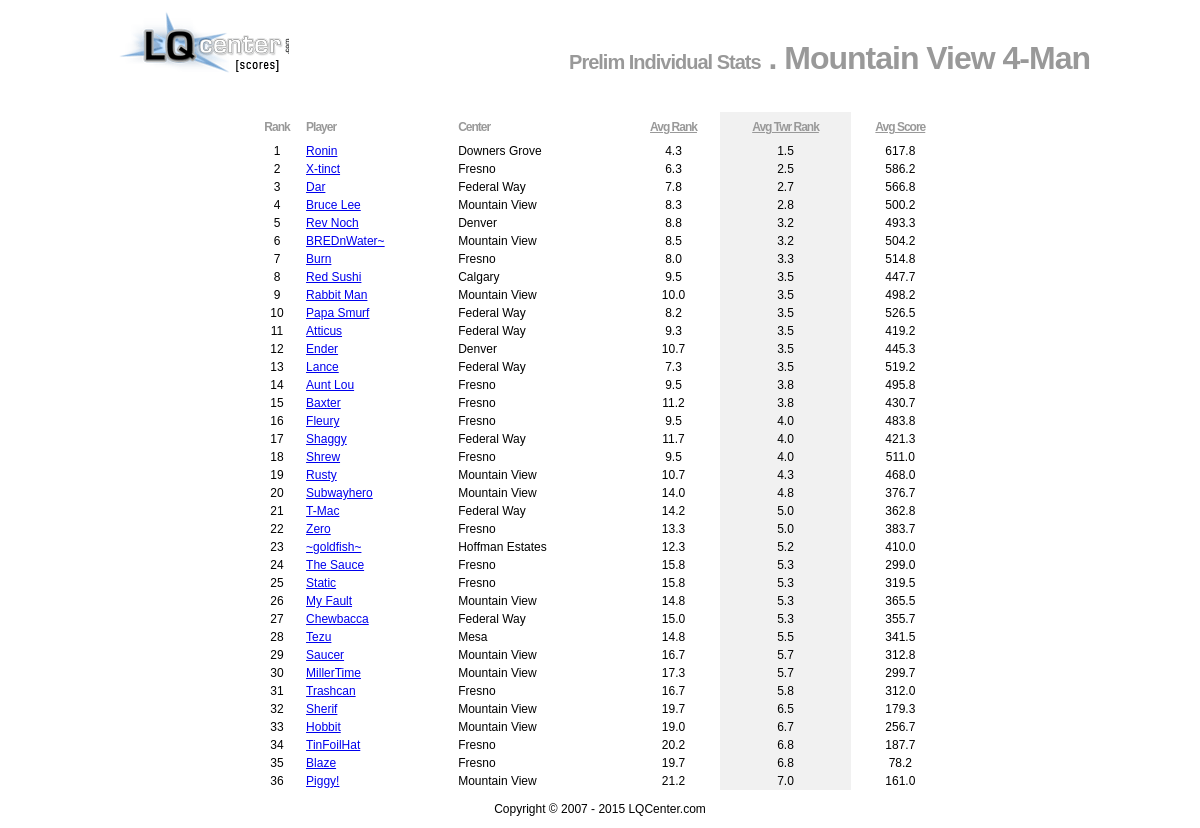
The page /statsIndiv.php?getEvent=11&getType=pre on the database its author committed.
### tables this page shows
CREATE TABLE IF NOT EXISTS `web_events` (
  `id` mediumint(4) NOT NULL AUTO_INCREMENT,
  `stamp` int(10) NOT NULL DEFAULT '0',
  `event_year` smallint(4) NOT NULL,
  `center` smallint(3) NOT NULL DEFAULT '0',
  `title` varchar(50) NOT NULL DEFAULT '',
  `prelim_stamp` int(10) NOT NULL,
  `prelim_sched` enum('auto','manual') NOT NULL DEFAULT 'auto',
  `prelim_gen` enum('0','1') NOT NULL DEFAULT '0',
  `prelim_sets` tinyint(2) NOT NULL DEFAULT '0',
  `prelim_format` enum('dq','tq','none') NOT NULL DEFAULT 'tq',
  `prelim_rankby` enum('score','points') NOT NULL DEFAULT 'score',
  `prelim_drops` enum('0','1') NOT NULL DEFAULT '0',
  `playoff_sets` tinyint(2) NOT NULL DEFAULT '0',
  `playoff_format` enum('dq','tq','none') NOT NULL DEFAULT 'tq',
  `playoff_advance1` tinyint(2) NOT NULL DEFAULT '0',
  `playoff_advance2` tinyint(2) NOT NULL DEFAULT '0',
  `console_sets` tinyint(2) NOT NULL DEFAULT '0',
  `console_format` enum('dq','tq','none') NOT NULL DEFAULT 'tq',
  `playoff_rankby` enum('score','points') NOT NULL DEFAULT 'score',
  `console_advance` tinyint(2) NOT NULL DEFAULT '0',
  `console_advrank` varchar(4) NOT NULL DEFAULT '',
  `final_sets` tinyint(2) NOT NULL DEFAULT '0',
  `final_format` enum('dq','tq','none') NOT NULL DEFAULT 'tq',
  `final_advance` tinyint(2) NOT NULL DEFAULT '0',
  `final_advrank` varchar(4) NOT NULL DEFAULT '',
  `ranks_pre` enum('0','1') NOT NULL DEFAULT '0',
  `ranks_pla` enum('0','1') NOT NULL DEFAULT '0',
  `ranks_con` enum('0','1') NOT NULL DEFAULT '0',
  `ranks_fin` enum('0','1') NOT NULL DEFAULT '0',
  PRIMARY KEY (`id`)
);

CREATE TABLE IF NOT EXISTS `web_players` (
  `player_id` mediumint(5) NOT NULL AUTO_INCREMENT,
  `player_center` smallint(3) NOT NULL DEFAULT '0',
  `player_codename` varchar(15) NOT NULL DEFAULT '',
  `player_fname` varchar(25) NOT NULL DEFAULT '',
  `player_lname` varchar(25) NOT NULL DEFAULT '',
  `player_teams` mediumtext NOT NULL,
  PRIMARY KEY (`player_id`)
);

CREATE TABLE IF NOT EXISTS `web_centers` (
  `center_id` smallint(3) NOT NULL AUTO_INCREMENT,
  `center_number` smallint(3) NOT NULL DEFAULT '0',
  `center_title` varchar(255) NOT NULL DEFAULT '',
  `center_country` enum('ca','us') NOT NULL DEFAULT 'us',
  `center_region` enum('0','C','N','E','S','W') NOT NULL DEFAULT 'N',
  PRIMARY KEY (`center_id`)
);

CREATE TABLE IF NOT EXISTS `rank_indiv` (
  `rank_id` mediumint(7) NOT NULL AUTO_INCREMENT,
  `rank_player` mediumint(5) NOT NULL DEFAULT '0',
  `rank_event` smallint(3) NOT NULL DEFAULT '0',
  `rank_game_type` varchar(3) NOT NULL,
  `rank_games` tinyint(2) NOT NULL DEFAULT '0',
  `rank_avg` float(4,1) NOT NULL DEFAULT '0.0',
  `rank_avg_rank` float(3,1) NOT NULL DEFAULT '0.0',
  `rank_avg_twr_rank` float(3,1) NOT NULL DEFAULT '0.0',
  PRIMARY KEY (`rank_id`)
);

### func.php (called while the page is built, shortened)
<?php
  function fetch_game_info($event_id,$game_type)
    {
	$fetchEvent = mysql_query("SELECT * FROM `web_events` WHERE `id` = '$event_id' LIMIT 1") or die(mysql_error());
	$eventRow = mysql_fetch_assoc($fetchEvent);
	$event_title = $eventRow[title];
	if($game_type == "pre")
	    {
		$game_pack_sets = $eventRow[prelim_sets];
		$game_format = $eventRow[prelim_format];
		$game_title = "Prelim";
	     }
	elseif($game_type == "pla")
	    {
		$game_pack_sets = $eventRow[playoff_sets];
		$game_format = $eventRow[playoff_format];
		$game_title = "Playoff";
	     }
	elseif($game_type == "con")
	    {
		$game_pack_sets = $eventRow[console_sets];
		$game_format = $eventRow[console_format];
		$game_title = "Consoles";
	     }
	elseif($game_type == "fin")
	    {
		$game_pack_sets = $eventRow[final_sets];
		$game_format = $eventRow[final_format];
		$game_title = "Finals";
	     }
	if($game_format == "tq")
	    {
		$format_num = 3;
	     }
	elseif($game_format == "dq")
	    {
		$format_num = 2;
	     }
	elseif($game_format == "none")
	    {
		$format_num = 1;
	     }
	$return_array = array('title' => $event_title, 'game_pack_sets' => $game_pack_sets, 'game_format' => $game_format, 'game_title' => $game_title, 'format_num' => $format_num);
	return $return_array;
     }
?>

### statsIndiv.php (the view, shortened to what this page needs)
<?php
  require("func.php");
  $scriptFilename = $_SERVER["PHP_SELF"];
  if($_GET["getEvent"] != "" && $_GET["getType"] != "")
    {
	$getType = $_GET["getType"];
	$getEvent = $_GET["getEvent"];
	$gameArray = fetch_game_info($getEvent,$getType);
	$headerTitle = "<span>$gameArray[game_title] Individual Stats</span> . $gameArray[title]";
	$count = 1;
	if($_GET["sortBy"] == "rank")
	    {
		$sortQuery = "ORDER BY `rank_indiv`.`rank_avg_rank` ASC";
		$colA = "bgcolor=\"#f1f1f1\"";
		$colB = "";
		$colC = "";
	     }
	elseif($_GET["sortBy"] == "score")
	    {
		$sortQuery = "ORDER BY `rank_indiv`.`rank_avg` DESC";
		$colA = "";
		$colB = "";
		$colC = "bgcolor=\"#f1f1f1\"";
	     }
	else
	    {
		$sortQuery = "ORDER BY `rank_indiv`.`rank_avg_twr_rank` ASC";
		$colA = "";
		$colB = "bgcolor=\"#f1f1f1\"";
		$colC = "";
	     }
	print("<br>\n<table border=\"0\" width=\"700\" cellspacing=\"0\" cellpadding=\"2\" align=\"center\">\n");
	print("  <tr class=\"statsIndiv\" height=\"30\">\n");
	print("   <td align=\"center\">Rank</td>\n");
	print("   <td>Player</td>\n");
	print("   <td>Center</td>\n");
	print("   <td align=\"center\" $colA><a href=\"$scriptFilename?getEvent=$getEvent&getType=$getType&sortBy=rank\">Avg Rank</a></td>\n");
	print("   <td align=\"center\" $colB><a href=\"$scriptFilename?getEvent=$getEvent&getType=$getType\">Avg Twr Rank</a></td>\n");
	print("   <td align=\"center\" $colC><a href=\"$scriptFilename?getEvent=$getEvent&getType=$getType&sortBy=score\">Avg Score</a></td>\n");
	print(" </tr>\n");
	$fetchData = mysql_query("SELECT `web_players`.`player_codename` , `rank_indiv` . *, `web_centers`.`center_title` FROM `web_players` , `rank_indiv`, `web_centers` WHERE `web_players`.`player_id` = `rank_indiv`.`rank_player` AND `web_players`.`player_center` = `web_centers`.`center_number` AND `rank_indiv`.`rank_event` = '$getEvent' AND `rank_indiv`.`rank_game_type` = '$getType' $sortQuery");
	while($dataRow = mysql_fetch_assoc($fetchData))
	    {
		print("  <tr>\n");
		print("   <td align=\"center\">$count</td>\n");
		print("   <td><a href=\"./stats_player.php?playerId=$dataRow[rank_player]\">$dataRow[player_codename]</a></td>\n");
		print("   <td>$dataRow[center_title]</td>\n");
		print("   <td align=\"center\" $colA>$dataRow[rank_avg_rank]</td>\n");
		print("   <td align=\"center\" $colB>$dataRow[rank_avg_twr_rank]</td>\n");
		print("   <td align=\"center\" $colC>$dataRow[rank_avg]</td>\n");
		print(" </tr>\n");
		$count++;
	     }
	print("</table>\n");
     }
?>

### style.css (style rules this page uses)
body { font-family: Arial, Helvetica; font-size: 12px; color: #000; background: #fff; }
td { font-size: 12px; }
html { padding: 0; margin: 0; }
#headerRight p span { font-size: 20px; }
tr.statsIndiv { font-size: 18px; font-weight: bold; letter-spacing: -1px; color: #999; }
.statsIndiv a { color: #999; }

### rows shown on the page
web_events: title "Mountain View 4-Man"
web_players: player_codename "Ronin", web_centers.center_title "Downers Grove", rank_indiv.rank_avg_rank "4.3", rank_indiv.rank_avg_twr_rank "1.5", rank_indiv.rank_avg "617.8"
web_players: player_codename "X-tinct", web_centers.center_title "Fresno", rank_indiv.rank_avg_rank "6.3", rank_indiv.rank_avg_twr_rank "2.5", rank_indiv.rank_avg "586.2"
web_players: player_codename "Dar", web_centers.center_title "Federal Way", rank_indiv.rank_avg_rank "7.8", rank_indiv.rank_avg_twr_rank "2.7", rank_indiv.rank_avg "566.8"
web_players: player_codename "Bruce Lee", web_centers.center_title "Mountain View", rank_indiv.rank_avg_rank "8.3", rank_indiv.rank_avg_twr_rank "2.8", rank_indiv.rank_avg "500.2"
web_players: player_codename "Rev Noch", web_centers.center_title "Denver", rank_indiv.rank_avg_rank "8.8", rank_indiv.rank_avg_twr_rank "3.2", rank_indiv.rank_avg "493.3"
web_players: player_codename "BREDnWater~", web_centers.center_title "Mountain View", rank_indiv.rank_avg_rank "8.5", rank_indiv.rank_avg_twr_rank "3.2", rank_indiv.rank_avg "504.2"
web_players: player_codename "Burn", web_centers.center_title "Fresno", rank_indiv.rank_avg_rank "8.0", rank_indiv.rank_avg_twr_rank "3.3", rank_indiv.rank_avg "514.8"
web_players: player_codename "Red Sushi", web_centers.center_title "Calgary", rank_indiv.rank_avg_rank "9.5", rank_indiv.rank_avg_twr_rank "3.5", rank_indiv.rank_avg "447.7"
web_players: player_codename "Rabbit Man", web_centers.center_title "Mountain View", rank_indiv.rank_avg_rank "10.0", rank_indiv.rank_avg_twr_rank "3.5", rank_indiv.rank_avg "498.2"
web_players: player_codename "Papa Smurf", web_centers.center_title "Federal Way", rank_indiv.rank_avg_rank "8.2", rank_indiv.rank_avg_twr_rank "3.5", rank_indiv.rank_avg "526.5"
web_players: player_codename "Atticus", web_centers.center_title "Federal Way", rank_indiv.rank_avg_rank "9.3", rank_indiv.rank_avg_twr_rank "3.5", rank_indiv.rank_avg "419.2"
web_players: player_codename "Ender", web_centers.center_title "Denver", rank_indiv.rank_avg_rank "10.7", rank_indiv.rank_avg_twr_rank "3.5", rank_indiv.rank_avg "445.3"
web_players: player_codename "Lance", web_centers.center_title "Federal Way", rank_indiv.rank_avg_rank "7.3", rank_indiv.rank_avg_twr_rank "3.5", rank_indiv.rank_avg "519.2"
web_players: player_codename "Aunt Lou", web_centers.center_title "Fresno", rank_indiv.rank_avg_rank "9.5", rank_indiv.rank_avg_twr_rank "3.8", rank_indiv.rank_avg "495.8"
web_players: player_codename "Baxter", web_centers.center_title "Fresno", rank_indiv.rank_avg_rank "11.2", rank_indiv.rank_avg_twr_rank "3.8", rank_indiv.rank_avg "430.7"
web_players: player_codename "Fleury", web_centers.center_title "Fresno", rank_indiv.rank_avg_rank "9.5", rank_indiv.rank_avg_twr_rank "4.0", rank_indiv.rank_avg "483.8"
web_players: player_codename "Shaggy", web_centers.center_title "Federal Way", rank_indiv.rank_avg_rank "11.7", rank_indiv.rank_avg_twr_rank "4.0", rank_indiv.rank_avg "421.3"
web_players: player_codename "Shrew", web_centers.center_title "Fresno", rank_indiv.rank_avg_rank "9.5", rank_indiv.rank_avg_twr_rank "4.0", rank_indiv.rank_avg "511.0"
web_players: player_codename "Rusty", web_centers.center_title "Mountain View", rank_indiv.rank_avg_rank "10.7", rank_indiv.rank_avg_twr_rank "4.3", rank_indiv.rank_avg "468.0"
web_players: player_codename "Subwayhero", web_centers.center_title "Mountain View", rank_indiv.rank_avg_rank "14.0", rank_indiv.rank_avg_twr_rank "4.8", rank_indiv.rank_avg "376.7"
web_players: player_codename "T-Mac", web_centers.center_title "Federal Way", rank_indiv.rank_avg_rank "14.2", rank_indiv.rank_avg_twr_rank "5.0", rank_indiv.rank_avg "362.8"
web_players: player_codename "Zero", web_centers.center_title "Fresno", rank_indiv.rank_avg_rank "13.3", rank_indiv.rank_avg_twr_rank "5.0", rank_indiv.rank_avg "383.7"
web_players: player_codename "~goldfish~", web_centers.center_title "Hoffman Estates", rank_indiv.rank_avg_rank "12.3", rank_indiv.rank_avg_twr_rank "5.2", rank_indiv.rank_avg "410.0"
web_players: player_codename "The Sauce", web_centers.center_title "Fresno", rank_indiv.rank_avg_rank "15.8", rank_indiv.rank_avg_twr_rank "5.3", rank_indiv.rank_avg "299.0"
web_players: player_codename "Static", web_centers.center_title "Fresno", rank_indiv.rank_avg_rank "15.8", rank_indiv.rank_avg_twr_rank "5.3", rank_indiv.rank_avg "319.5"
web_players: player_codename "My Fault", web_centers.center_title "Mountain View", rank_indiv.rank_avg_rank "14.8", rank_indiv.rank_avg_twr_rank "5.3", rank_indiv.rank_avg "365.5"
web_players: player_codename "Chewbacca", web_centers.center_title "Federal Way", rank_indiv.rank_avg_rank "15.0", rank_indiv.rank_avg_twr_rank "5.3", rank_indiv.rank_avg "355.7"
web_players: player_codename "Tezu", web_centers.center_title "Mesa", rank_indiv.rank_avg_rank "14.8", rank_indiv.rank_avg_twr_rank "5.5", rank_indiv.rank_avg "341.5"
web_players: player_codename "Saucer", web_centers.center_title "Mountain View", rank_indiv.rank_avg_rank "16.7", rank_indiv.rank_avg_twr_rank "5.7", rank_indiv.rank_avg "312.8"
web_players: player_codename "MillerTime", web_centers.center_title "Mountain View", rank_indiv.rank_avg_rank "17.3", rank_indiv.rank_avg_twr_rank "5.7", rank_indiv.rank_avg "299.7"
web_players: player_codename "Trashcan", web_centers.center_title "Fresno", rank_indiv.rank_avg_rank "16.7", rank_indiv.rank_avg_twr_rank "5.8", rank_indiv.rank_avg "312.0"
web_players: player_codename "Sherif", web_centers.center_title "Mountain View", rank_indiv.rank_avg_rank "19.7", rank_indiv.rank_avg_twr_rank "6.5", rank_indiv.rank_avg "179.3"
web_players: player_codename "Hobbit", web_centers.center_title "Mountain View", rank_indiv.rank_avg_rank "19.0", rank_indiv.rank_avg_twr_rank "6.7", rank_indiv.rank_avg "256.7"
web_players: player_codename "TinFoilHat", web_centers.center_title "Fresno", rank_indiv.rank_avg_rank "20.2", rank_indiv.rank_avg_twr_rank "6.8", rank_indiv.rank_avg "187.7"
web_players: player_codename "Blaze", web_centers.center_title "Fresno", rank_indiv.rank_avg_rank "19.7", rank_indiv.rank_avg_twr_rank "6.8", rank_indiv.rank_avg "78.2"
web_players: player_codename "Piggy!", web_centers.center_title "Mountain View", rank_indiv.rank_avg_rank "21.2", rank_indiv.rank_avg_twr_rank "7.0", rank_indiv.rank_avg "161.0"

### other values the page prints
$gameArray[game_title] "Prelim"
